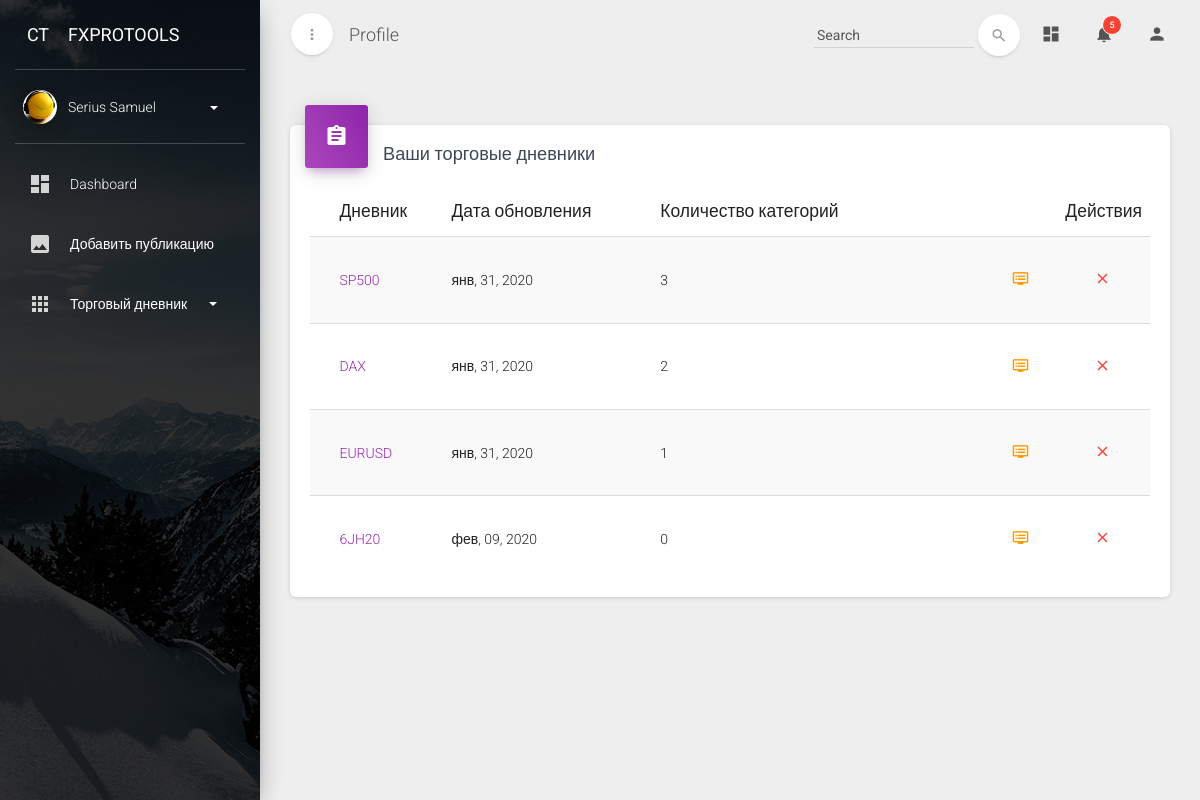
/diary/ (signed in), run on the app's committed database.
### profiles/models.py (models this page shows, shortened)
class Profile(models.Model):
    user = models.OneToOneField(User, on_delete=models.CASCADE)
    image = models.ImageField(default='default.png', upload_to='profiles_img', verbose_name='Изображение профиля')
    description = models.CharField(max_length=150, default='Пользователь ресурса', blank=True, verbose_name='О себе')
    categiry_learn = models.ForeignKey(CategoryLearnGroup, on_delete=models.SET_NULL, null=True, blank=True,
                                       verbose_name='Группа обучения')
    class Meta:
        verbose_name = 'Профиль пользователя'
        verbose_name_plural = 'Профили пользователей'

### diary/models.py (models this page shows, shortened)
class DiaryCategory(models.Model):
    name = models.CharField(default='Новый дневник', max_length=150, db_index=True, verbose_name='Название дневника')
    author = models.ForeignKey(User, default=None, on_delete=models.CASCADE, verbose_name='Автор дневника')
    cat_img = models.ImageField(default='diary_img/diary.jpeg', upload_to='diary_img',
                                verbose_name='Изображение категории')
    update_date = models.DateTimeField(auto_now=True, verbose_name='Дата обновления')
    class Meta:
        verbose_name = 'Дневник'
        verbose_name_plural = 'Дневники'
    def get_absolute_url(self):
        return reverse('diary_cat_detail', kwargs={'cat_pk': self.pk})

### diary/views.py (the view)
# urls.py: path('', DiaryCategoryView.as_view(), name='diary_cat_list'),
class DiaryCategoryView(LoginRequiredMixin, ListView):
    model = DiaryCategory
    template_name = 'diary/diarycategory_list.html'
    def get_queryset(self):
        return DiaryCategory.objects.filter(author=self.request.user)

### context_processors/profile_menu.py (called while the page is built)
def menu(request):
    diarycat = DiaryCategory.objects.all()
    return {'categories': diarycat}

### templates/diary/diarycategory_list.html (shortened to what this page needs)
{% extends 'base_profile.html' %}
{% load static %}
{% block content %}
    <div class="content">
        <div class="container-fluid">
            <div class="row">
                <div class="col-md-12">
                    <div class="card">
                        <div class="card-header card-header-icon" data-background-color="purple">
                            <a href="{% url 'diary_cat_create' %}"> <i class="material-icons">assignment</i> </a>
                        </div>
                        <div class="card-content">
                            <h4 class="card-title">Ваши торговые дневники</h4>
                            <div class="material-datatables">
                                <table id="datatables" class="table table-striped table-no-bordered table-hover">
                                    <thead>
                                    <tr>
                                        <th></th>
                                        <th>Дневник</th>
                                        <th>Дата обновления</th>
                                        <th>Количество категорий</th>
                                        <th class="text-right">Действия</th>
                                    </tr>
                                    </thead>
                                    <tbody>
                                    {% for category in object_list %}
                                        <tr>
                                            <td></td>
                                            <td><a href="{{ category.get_absolute_url }}">{{ category.name }}</a></td>
                                            <td>{{ category.update_date|date:'b, d, Y' }}</td>
                                            <td>{{ category.diarysubcategory_set.count }}</td>
                                            <td class="text-right">
                                                <a href="{% url 'diary_cat_update'  cat_pk=category.id %}"
                                                   class="btn btn-simple btn-warning btn-icon edit"><i
                                                        class="material-icons">dvr</i></a>
                                                <a href="{% url 'diary_cat_delete' cat_pk=category.id %}"
                                                   class="btn btn-simple btn-danger btn-icon remove"><i
                                                        class="material-icons">close</i></a>
                                            </td>
                                        </tr>
                                    {% endfor %}
                                    </tbody>
                                </table>
                            </div>
                        </div>
                    </div>
                </div>
            </div>
        </div>
    </div>
{% endblock %}

### templates/base_profile.html (shortened to what this page needs)
<!doctype html>
{% load static %}
<html lang="en">
<head>
    <link href="{% static 'assets/css/bootstrap.min.css' %}" rel="stylesheet"/>
    <link href="{% static 'assets/css/material-dashboard.css' %}" rel="stylesheet"/>
    <link href="https://maxcdn.bootstrapcdn.com/font-awesome/latest/css/font-awesome.min.css" rel="stylesheet">
</head>
<body>
<div class="wrapper">
    <div class="sidebar" data-active-color="orange" data-background-color="black"
         data-image="{% static 'assets/img/sidebar-1.jpg' %}">
        <div class="logo">
            <a href="{% url 'index' %}" class="simple-text logo-mini">
                CT
            </a>
            <a href="{% url 'index' %}" class="simple-text logo-normal">
                FxProTools
            </a>
        </div>
        <div class="sidebar-wrapper">
            <div class="user">
                <div class="photo">
                    <img src="{{ user.profile.image.url }}"/>
                </div>
                <div class="info">
                    <a data-toggle="collapse" href="#collapseExample" class="collapsed">
                    <span>
                         {{ user.get_full_name }}
                        <b class="caret"></b>
                    </span>
                    </a>
                </div>
            </div>
            <ul class="nav">
                <li>
                    <a href="{% url 'dashboard' %}">
                        <i class="material-icons">dashboard</i>
                        <p> Dashboard </p>
                    </a>
                </li>
                <li>
                    <a href="{% url 'post_create' %}">
                        <i class="material-icons">image</i>
                        <p> Добавить публикацию </p>
                    </a>
                </li>
                <li>
                    <a data-toggle="collapse" href="#componentsExamples">
                        <i class="material-icons">apps</i>
                        <p> Торговый дневник
                            <b class="caret"></b>
                        </p>
                    </a>
                </li>
            </ul>
        </div>
    </div>
    <div class="main-panel">
        <nav class="navbar navbar-transparent navbar-absolute">
            <div class="container-fluid">
                <div class="navbar-minimize">
                    <button id="minimizeSidebar" class="btn btn-round btn-white btn-fill btn-just-icon">
                        <i class="material-icons visible-on-sidebar-regular">more_vert</i>
                    </button>
                </div>
                <div class="navbar-header">
                    <a class="navbar-brand" href="#"> Profile </a>
                </div>
                <div class="collapse navbar-collapse">
                    <ul class="nav navbar-nav navbar-right">
                        <li>
                            <a href="#pablo" class="dropdown-toggle" data-toggle="dropdown">
                                <i class="material-icons">dashboard</i>
                            </a>
                        </li>
                        <li class="dropdown">
                            <a href="#" class="dropdown-toggle" data-toggle="dropdown">
                                <i class="material-icons">notifications</i>
                                <span class="notification">5</span>
                            </a>
                        </li>
                        <li>
                            <a href="#pablo" class="dropdown-toggle" data-toggle="dropdown">
                                <i class="material-icons">person</i>
                            </a>
                        </li>
                    </ul>
                    <form class="navbar-form navbar-right" role="search">
                        <div class="form-group form-search is-empty">
                            <input type="text" class="form-control" placeholder=" Search ">
                        </div>
                        <button type="submit" class="btn btn-white btn-round btn-just-icon">
                            <i class="material-icons">search</i>
                            <div class="ripple-container"></div>
                        </button>
                    </form>
                </div>
            </div>
        </nav>
        {% block content %}
        {% endblock %}
    </div>
</div>
</body>
</html>

### data on the page
DiaryCategory: name "SP500", update_date "янв, 31, 2020", diarysubcategory_set.count "3"
DiaryCategory: name "DAX", update_date "янв, 31, 2020", diarysubcategory_set.count "2"
DiaryCategory: name "EURUSD", update_date "янв, 31, 2020", diarysubcategory_set.count "1"
DiaryCategory: name "6JH20", update_date "фев, 09, 2020", diarysubcategory_set.count "0"

### other printed values
{{ user.get_full_name }} "Serius Samuel"
